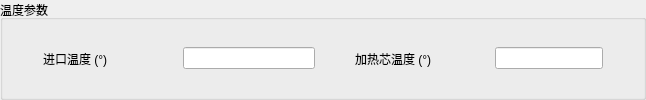
       <widget class="QGroupBox" name="temp_c">
        <property name="title">
         <string>温度参数</string>
        </property>
        <layout class="QHBoxLayout" name="horizontalLayout_3">
         <property name="spacing">
          <number>40</number>
         </property>
         <property name="leftMargin">
          <number>40</number>
         </property>
         <property name="topMargin">
          <number>10</number>
         </property>
         <property name="rightMargin">
          <number>40</number>
         </property>
         <property name="bottomMargin">
          <number>10</number>
         </property>
         <item>
          <widget class="QLabel" name="temp_inlet_label">
           <property name="minimumSize">
            <size>
             <width>100</width>
             <height>0</height>
            </size>
           </property>
           <property name="maximumSize">
            <size>
             <width>100</width>
             <height>16777215</height>
            </size>
           </property>
           <property name="text">
            <string>进口温度 (°)</string>
           </property>
          </widget>
         </item>
         <item>
          <widget class="QLineEdit" name="temp_inlet_edit">
           <property name="minimumSize">
            <size>
             <width>132</width>
             <height>0</height>
            </size>
           </property>
           <property name="maximumSize">
            <size>
             <width>132</width>
             <height>22</height>
            </size>
           </property>
          </widget>
         </item>
         <item>
          <widget class="QLabel" name="temp_hc_label">
           <property name="minimumSize">
            <size>
             <width>100</width>
             <height>0</height>
            </size>
           </property>
           <property name="maximumSize">
            <size>
             <width>100</width>
             <height>16777215</height>
            </size>
           </property>
           <property name="text">
            <string>加热芯温度 (°)</string>
           </property>
          </widget>
         </item>
         <item>
          <widget class="QLineEdit" name="temp_hc_edit">
           <property name="maximumSize">
            <size>
             <width>132</width>
             <height>22</height>
            </size>
           </property>
           <property name="sizeIncrement">
            <size>
             <width>132</width>
             <height>0</height>
            </size>
           </property>
          </widget>
         </item>
        </layout>
       </widget>
